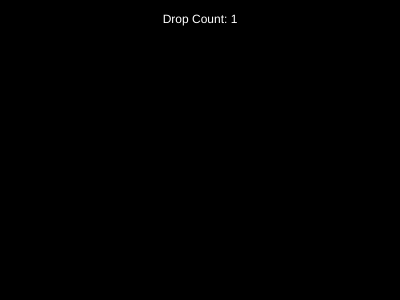
Frame 1 (no input)
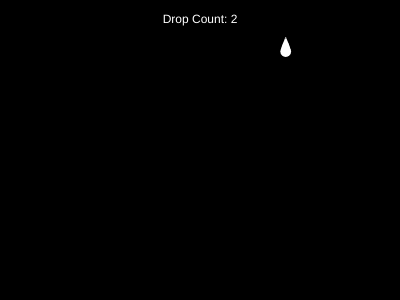
Frame 60 (no input)
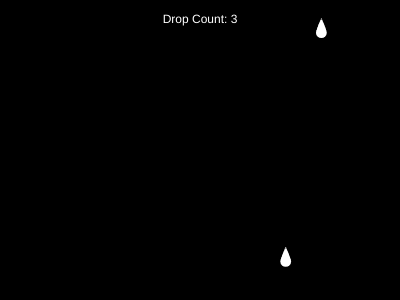
Frame 120 (the mouse pressed at the canvas centre since frame 60)

The p5.js sketch that drew these frames (run headless with seeded random() and noise() and a simulated clock; from frame 60 on, the mouse is pressed at the canvas centre):

// p5.js sketch
// ── sketch.js
var _0x1664=['splice','length','Drop\x20Count:\x20','push'];(function(_0x2f3e31,_0x3a89c9){var _0x2c6db2=function(_0x1fa352){while(--_0x1fa352){_0x2f3e31['push'](_0x2f3e31['shift']());}};_0x2c6db2(++_0x3a89c9);}(_0x1664,0x161));var _0x532f=function(_0x1d347b,_0x5a7d66){_0x1d347b=_0x1d347b-0x0;var _0x2c0551=_0x1664[_0x1d347b];return _0x2c0551;};var speed=[];var xs=[];var ys=[];var sizes=[];function setup(){createCanvas(0x190,0x12c);textAlign(CENTER,CENTER);addDroplet();}function draw(){background(0x0);if(frameCount%0x32==0x0&&xs[_0x532f('0x0')]<0x64)addDroplet();drawRain();moveRain();fill(0xff);text(_0x532f('0x1')+xs[_0x532f('0x0')],width/0x2,0x14);}function addDroplet(){xs['push'](random(width));ys[_0x532f('0x2')](random(-0xc8,-0x32));speed[_0x532f('0x2')](0x2+random(0x2));sizes[_0x532f('0x2')](random()+0.5);}function removeDroplet(_0x17c1a5){xs[_0x532f('0x3')](_0x17c1a5,0x1);ys[_0x532f('0x3')](_0x17c1a5,0x1);speed[_0x532f('0x3')](_0x17c1a5,0x1);sizes[_0x532f('0x3')](_0x17c1a5,0x1);}function drawCatcher(){}function moveRain(){for(var _0x16d4b0=xs[_0x532f('0x0')]-0x1;_0x16d4b0>=0x0;_0x16d4b0--){ys[_0x16d4b0]=ys[_0x16d4b0]+speed[_0x16d4b0];if(ys[_0x16d4b0]>height){removeDroplet(_0x16d4b0);addDroplet();}}}function drawRain(){for(var _0x1545b0=xs[_0x532f('0x0')]-0x1;_0x1545b0>=0x0;_0x1545b0--){push();drop(xs[_0x1545b0],ys[_0x1545b0]);pop();}}function drop(_0x39351d,_0x2efd4a){fill(0xff);noStroke();var _0x4d3542=0x1;for(var _0x4ac1d2=_0x2efd4a;_0x4ac1d2<_0x2efd4a+0xf;_0x4ac1d2+=0x2){ellipse(_0x39351d,_0x4ac1d2,_0x4d3542);_0x4d3542+=1.4;}}
// ── noob.js
var speed = []
var xs = [];
var ys = [];
var sizes = [];

function setup() {
  createCanvas(400, 300);
  textAlign(CENTER, CENTER);

  addDroplet()
}

function draw() {
  background(0);
  if (frameCount % 50 == 0 && xs.length < 100)
    addDroplet()
  drawRain();

  moveRain();

  fill(255);
  text("Drop Count: " + xs.length, width / 2, 20)
}

function addDroplet() {
  xs.push(random(width));
  ys.push(random(-200, -50));
  speed.push(2 + random(2));
  sizes.push(random()+.5);
}

function removeDroplet(i) {
  xs.splice(i, 1);
  ys.splice(i, 1);
  speed.splice(i, 1);
  sizes.splice(i, 1);
}

function drawCatcher() {

}

function moveRain() {
  for (var i = xs.length - 1; i >= 0; i--) {
    ys[i] = ys[i] + speed[i];
    if (ys[i] > height) {
     removeDroplet(i);

      addDroplet()
    }
  }
}

function drawRain() {
  for (var i = xs.length - 1; i >= 0; i--) {
    push()
    drop(xs[i], ys[i]);    
    pop()
  }
}

function drop(x, y) {
  fill(255);
  noStroke();
  var size = 1;
  for (var Y = y; Y < y + 15; Y += 2) {
    ellipse(x, Y, size);
    size += 1.4;
  }
}
